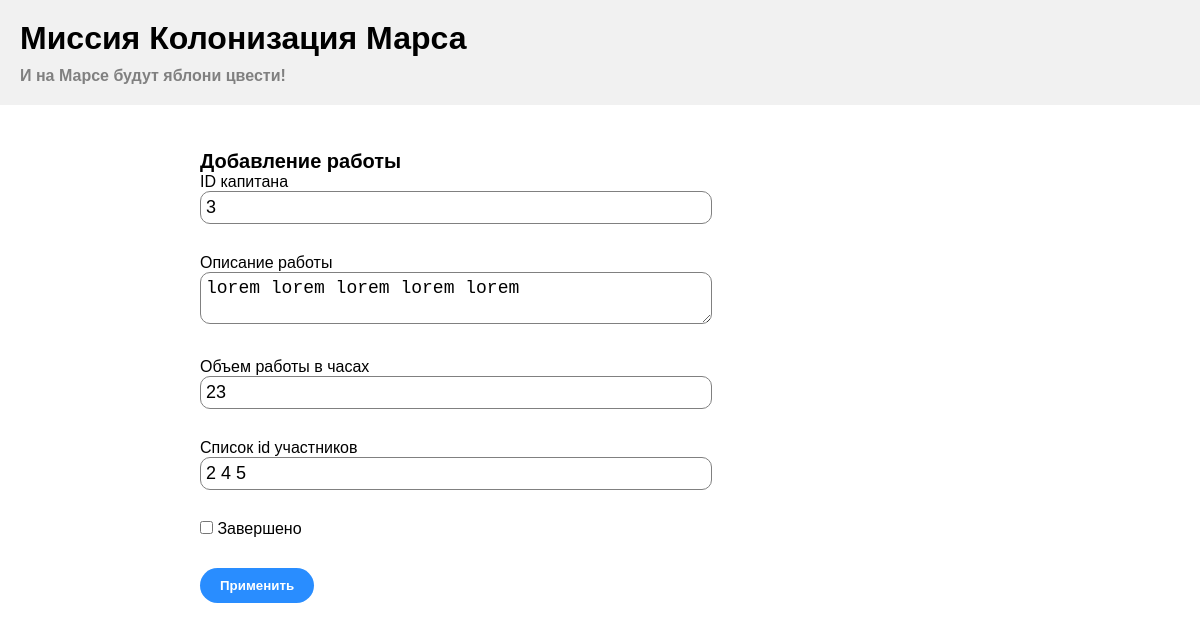
Screenshot of /jobs/4 (signed in) with the database file from the repository.
### data/jobs.py (models this page shows)
class Jobs(SqlAlchemyBase):
    __tablename__ = 'jobs'
    id = sqlalchemy.Column(sqlalchemy.Integer,
                           primary_key=True, autoincrement=True)
    team_leader = sqlalchemy.Column(sqlalchemy.Integer, sqlalchemy.ForeignKey("users.id"), nullable=True)
    job = sqlalchemy.Column(sqlalchemy.String, nullable=True)
    work_size = sqlalchemy.Column(sqlalchemy.Integer, nullable=True)
    collaborators = sqlalchemy.Column(sqlalchemy.String, nullable=True)
    start_date = sqlalchemy.Column(sqlalchemy.DateTime, default=datetime.datetime.now)
    end_date = sqlalchemy.Column(sqlalchemy.DateTime, nullable=True)
    is_finished = sqlalchemy.Column(sqlalchemy.Boolean, default=False)
    user = orm.relationship('User', foreign_keys=[team_leader])

### main.py (the view, shortened to what this page needs)
@app.route('/jobs/<int:id>', methods=['GET', 'POST'])
@login_required
def edit_jobs(id):
    form = JobsForm()
    if request.method == "GET":
        db_sess = db_session.create_session()
        jobs = db_sess.query(Jobs).filter(Jobs.id == id).first()
        if (current_user.id == 1 or jobs.team_leader == current_user.id) and jobs:
            form.team_leader.data = jobs.team_leader
            form.job.data = jobs.job
            form.work_size.data = jobs.work_size
            form.collaborators.data = jobs.collaborators
            form.is_finished.data = jobs.is_finished
        else:
            abort(404)
    return render_template('jobs.html',
                           title='Редактирование новости',
                           form=form
                           )

### forms/jobs.py
class JobsForm(FlaskForm):
    team_leader = StringField('ID капитана', validators=[DataRequired()])
    job = TextAreaField('Описание работы', validators=[DataRequired()])
    work_size = StringField("Объем работы в часах", validators=[DataRequired()])
    collaborators = StringField("Список id участников")
    is_finished = BooleanField("Завершено")
    submit = SubmitField('Применить')

### data/db_session.py (called while the page is built)
def create_session() -> Session:
    global __factory
    return __factory()

### main.py (called while the page is built)
@login_manager.user_loader
def load_user(user_id):
    db_sess = db_session.create_session()
    return db_sess.query(User).get(user_id)

### templates/jobs.html (shortened to what this page needs)
<!DOCTYPE html>
<html lang="en">
<head>
    <link rel="stylesheet" type="text/css" href="../static/css/style.css">
</head>
<body>
    <main>
        {% extends "base.html" %}
        {% block content %}
        <div class="content">
            <h2>Добавление работы</h2>
            <form action="" method="post">
                <p>
                    {{ form.team_leader.label }}<br>
                    {{ form.team_leader(class="form-control") }}<br>
                </p>
                <p>
                    {{ form.job.label }}<br>
                    {{ form.job(class="form-control") }}<br>
                </p>
                <p>
                    {{ form.work_size.label }}<br>
                    {{ form.work_size(class="form-control") }}<br>
                </p>
                <p>
                    {{ form.collaborators.label }}<br>
                    {{ form.collaborators(class="form-control") }}<br>
                </p>
                <p>{{ form.is_finished() }} {{ form.is_finished.label }}</p>
                <p>{{ form.submit(type="submit", class="btn btn-primary") }}</p>
            </form>
        </div>
        {% endblock %}

### static/css/style.css (style rules this page uses)
* { padding: 0; margin: 0; }
body { font-family: 'Ubuntu', sans-serif; }
h2 { font-size: 20px; margin-left: 200px; }
form { margin-left: 200px; }
p { margin-bottom: 30px; }
.content { margin-top: 150px; }
.form-control { border: 1px gray solid; border-radius: 10px; font-size: 18px; padding: 5px; min-height: 20px; width: 500px; }
.btn { transition: 0.2s all ease-out 0s; border: none; padding: 10px 20px; color: white; font-weight: 600; border-radius: 100px; background: rgb(41, 141, 255); }

### rows the page displays
Jobs: team_leader "3", job "lorem lorem lorem lorem lorem", work_size "23", collaborators "2 4 5"
